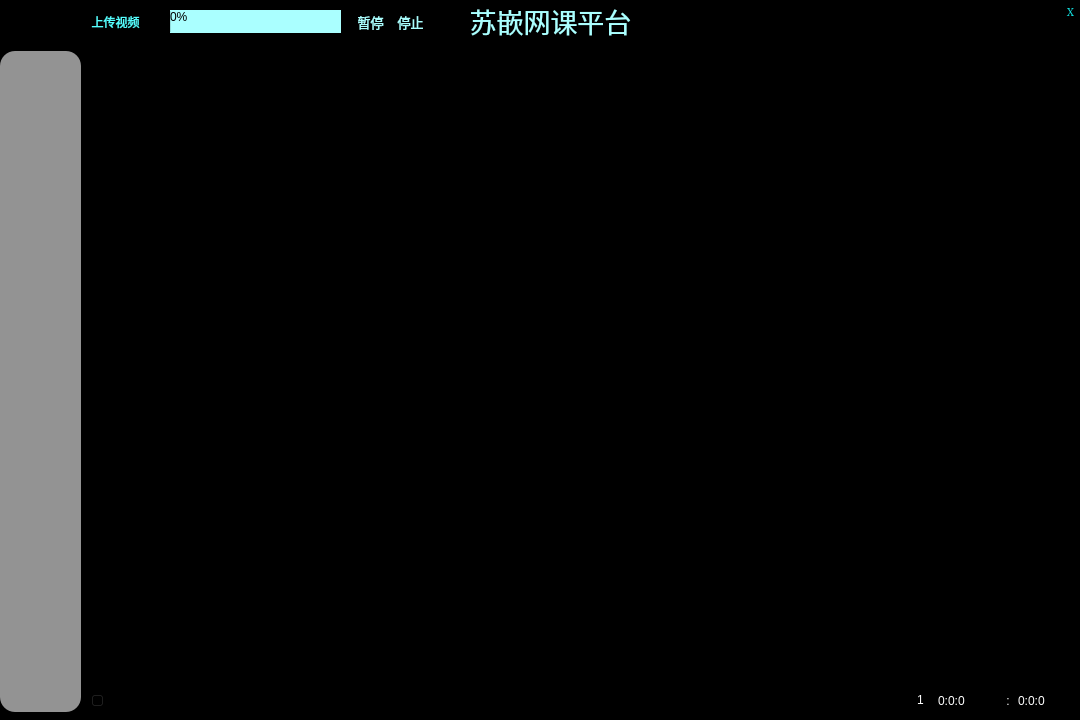
<?xml version="1.0" encoding="UTF-8"?>
<ui version="4.0">
 <class>mainwidget</class>
 <widget class="QWidget" name="mainwidget">
  <property name="geometry">
   <rect>
    <x>0</x>
    <y>0</y>
    <width>1080</width>
    <height>720</height>
   </rect>
  </property>
  <property name="windowTitle">
   <string>苏嵌网课平台</string>
  </property>
  <property name="styleSheet">
   <string notr="true">background-color: rgb(0, 0, 0);
border-radius: 15px</string>
  </property>
  <widget class="QLabel" name="lblTtitle">
   <property name="geometry">
    <rect>
     <x>50</x>
     <y>0</y>
     <width>1001</width>
     <height>41</height>
    </rect>
   </property>
   <property name="font">
    <font>
     <family>微软雅黑</family>
     <pointsize>20</pointsize>
    </font>
   </property>
   <property name="layoutDirection">
    <enum>Qt::LeftToRight</enum>
   </property>
   <property name="styleSheet">
    <string notr="true">color: rgb(170, 255, 255);</string>
   </property>
   <property name="text">
    <string>苏嵌网课平台</string>
   </property>
   <property name="alignment">
    <set>Qt::AlignCenter</set>
   </property>
  </widget>
  <widget class="QPushButton" name="pushButton">
   <property name="geometry">
    <rect>
     <x>1060</x>
     <y>0</y>
     <width>21</width>
     <height>23</height>
    </rect>
   </property>
   <property name="font">
    <font>
     <family>Constantia</family>
     <pointsize>8</pointsize>
    </font>
   </property>
   <property name="styleSheet">
    <string notr="true">background-color: rgb(0, 0, 0);
color: rgb(18, 218, 218);</string>
   </property>
   <property name="text">
    <string>X</string>
   </property>
  </widget>
  <widget class="QFrame" name="frmPlay">
   <property name="geometry">
    <rect>
     <x>80</x>
     <y>50</y>
     <width>1001</width>
     <height>631</height>
    </rect>
   </property>
   <property name="font">
    <font>
     <pointsize>11</pointsize>
    </font>
   </property>
   <property name="frameShape">
    <enum>QFrame::StyledPanel</enum>
   </property>
   <property name="frameShadow">
    <enum>QFrame::Raised</enum>
   </property>
  </widget>
  <widget class="QPushButton" name="btnUserInfo">
   <property name="geometry">
    <rect>
     <x>0</x>
     <y>0</y>
     <width>32</width>
     <height>32</height>
    </rect>
   </property>
   <property name="toolTip">
    <string>个人信息</string>
   </property>
   <property name="styleSheet">
    <string notr="true">background-image: url(:/VlcPlayer/D:/苏嵌合作/图片/个人信息.png);</string>
   </property>
   <property name="text">
    <string/>
   </property>
  </widget>
  <widget class="QListView" name="lstvPlayList">
   <property name="geometry">
    <rect>
     <x>0</x>
     <y>51</y>
     <width>81</width>
     <height>661</height>
    </rect>
   </property>
   <property name="toolTip">
    <string>播放列表</string>
   </property>
   <property name="styleSheet">
    <string notr="true">background-color: rgb(147, 147, 147)</string>
   </property>
  </widget>
  <widget class="CustomSlider" name="tbPlayTack">
   <property name="geometry">
    <rect>
     <x>90</x>
     <y>690</y>
     <width>811</width>
     <height>22</height>
    </rect>
   </property>
   <property name="minimum">
    <number>1</number>
   </property>
   <property name="maximum">
    <number>100</number>
   </property>
   <property name="orientation">
    <enum>Qt::Horizontal</enum>
   </property>
  </widget>
  <widget class="QPushButton" name="btnRate">
   <property name="geometry">
    <rect>
     <x>900</x>
     <y>688</y>
     <width>41</width>
     <height>23</height>
    </rect>
   </property>
   <property name="styleSheet">
    <string notr="true">color: rgb(255, 255, 255);
font: 11pt &quot;微软雅黑&quot;;</string>
   </property>
   <property name="text">
    <string>1</string>
   </property>
  </widget>
  <widget class="QLabel" name="lbPlayTime">
   <property name="geometry">
    <rect>
     <x>938</x>
     <y>690</y>
     <width>61</width>
     <height>21</height>
    </rect>
   </property>
   <property name="styleSheet">
    <string notr="true">color: rgb(255, 255, 255);
font: 12pt &quot;微软雅黑&quot;;</string>
   </property>
   <property name="text">
    <string>0:0:0</string>
   </property>
  </widget>
  <widget class="QLabel" name="lbTotalTime">
   <property name="geometry">
    <rect>
     <x>1018</x>
     <y>690</y>
     <width>61</width>
     <height>21</height>
    </rect>
   </property>
   <property name="styleSheet">
    <string notr="true">color: rgb(255, 255, 255);
font: 12pt &quot;微软雅黑&quot;;</string>
   </property>
   <property name="text">
    <string>0:0:0</string>
   </property>
  </widget>
  <widget class="QLabel" name="lbl2">
   <property name="geometry">
    <rect>
     <x>1000</x>
     <y>690</y>
     <width>16</width>
     <height>21</height>
    </rect>
   </property>
   <property name="styleSheet">
    <string notr="true">color: rgb(255, 255, 255);
font: 12pt &quot;微软雅黑&quot;;</string>
   </property>
   <property name="text">
    <string>:</string>
   </property>
   <property name="alignment">
    <set>Qt::AlignCenter</set>
   </property>
  </widget>
  <widget class="QPushButton" name="pushButton_2">
   <property name="geometry">
    <rect>
     <x>90</x>
     <y>10</y>
     <width>51</width>
     <height>23</height>
    </rect>
   </property>
   <property name="styleSheet">
    <string notr="true">
color: rgb(85, 255, 255);
font: 10pt &quot;微软雅黑&quot;;</string>
   </property>
   <property name="text">
    <string>上传视频</string>
   </property>
  </widget>
  <widget class="QPushButton" name="btnStop">
   <property name="enabled">
    <bool>false</bool>
   </property>
   <property name="geometry">
    <rect>
     <x>350</x>
     <y>10</y>
     <width>41</width>
     <height>23</height>
    </rect>
   </property>
   <property name="font">
    <font>
     <family>微软雅黑</family>
     <pointsize>10</pointsize>
    </font>
   </property>
   <property name="styleSheet">
    <string notr="true">color: rgb(170, 255, 255);</string>
   </property>
   <property name="text">
    <string>暂停</string>
   </property>
  </widget>
  <widget class="QPushButton" name="btnCut">
   <property name="enabled">
    <bool>false</bool>
   </property>
   <property name="geometry">
    <rect>
     <x>390</x>
     <y>10</y>
     <width>41</width>
     <height>23</height>
    </rect>
   </property>
   <property name="font">
    <font>
     <family>微软雅黑</family>
     <pointsize>10</pointsize>
    </font>
   </property>
   <property name="styleSheet">
    <string notr="true">color: rgb(170, 255, 255);</string>
   </property>
   <property name="text">
    <string>停止</string>
   </property>
  </widget>
  <widget class="QProgressBar" name="prbFileUp">
   <property name="geometry">
    <rect>
     <x>170</x>
     <y>10</y>
     <width>171</width>
     <height>23</height>
    </rect>
   </property>
   <property name="styleSheet">
    <string notr="true">background-color: rgb(170, 255, 255);</string>
   </property>
   <property name="value">
    <number>0</number>
   </property>
  </widget>
 </widget>
 <layoutdefault spacing="6" margin="11"/>
 <customwidgets>
  <customwidget>
   <class>CustomSlider</class>
   <extends>QSlider</extends>
   <header location="global">customslider.h</header>
  </customwidget>
 </customwidgets>
 <resources/>
 <connections>
  <connection>
   <sender>pushButton</sender>
   <signal>clicked()</signal>
   <receiver>mainwidget</receiver>
   <slot>Close()</slot>
   <hints>
    <hint type="sourcelabel">
     <x>1041</x>
     <y>13</y>
    </hint>
    <hint type="destinationlabel">
     <x>995</x>
     <y>674</y>
    </hint>
   </hints>
  </connection>
  <connection>
   <sender>btnRate</sender>
   <signal>clicked()</signal>
   <receiver>mainwidget</receiver>
   <slot>RateClick()</slot>
   <hints>
    <hint type="sourcelabel">
     <x>963</x>
     <y>701</y>
    </hint>
    <hint type="destinationlabel">
     <x>963</x>
     <y>803</y>
    </hint>
   </hints>
  </connection>
  <connection>
   <sender>pushButton_2</sender>
   <signal>clicked()</signal>
   <receiver>mainwidget</receiver>
   <slot>UPFileClick()</slot>
   <hints>
    <hint type="sourcelabel">
     <x>143</x>
     <y>17</y>
    </hint>
    <hint type="destinationlabel">
     <x>143</x>
     <y>759</y>
    </hint>
   </hints>
  </connection>
  <connection>
   <sender>btnCut</sender>
   <signal>clicked()</signal>
   <receiver>mainwidget</receiver>
   <slot>CutUpLoad()</slot>
   <hints>
    <hint type="sourcelabel">
     <x>415</x>
     <y>24</y>
    </hint>
    <hint type="destinationlabel">
     <x>415</x>
     <y>745</y>
    </hint>
   </hints>
  </connection>
 </connections>
 <slots>
  <slot>Close()</slot>
  <slot>RateClick()</slot>
  <slot>UPFileClick()</slot>
  <slot>CutUpLoad()</slot>
 </slots>
</ui>
